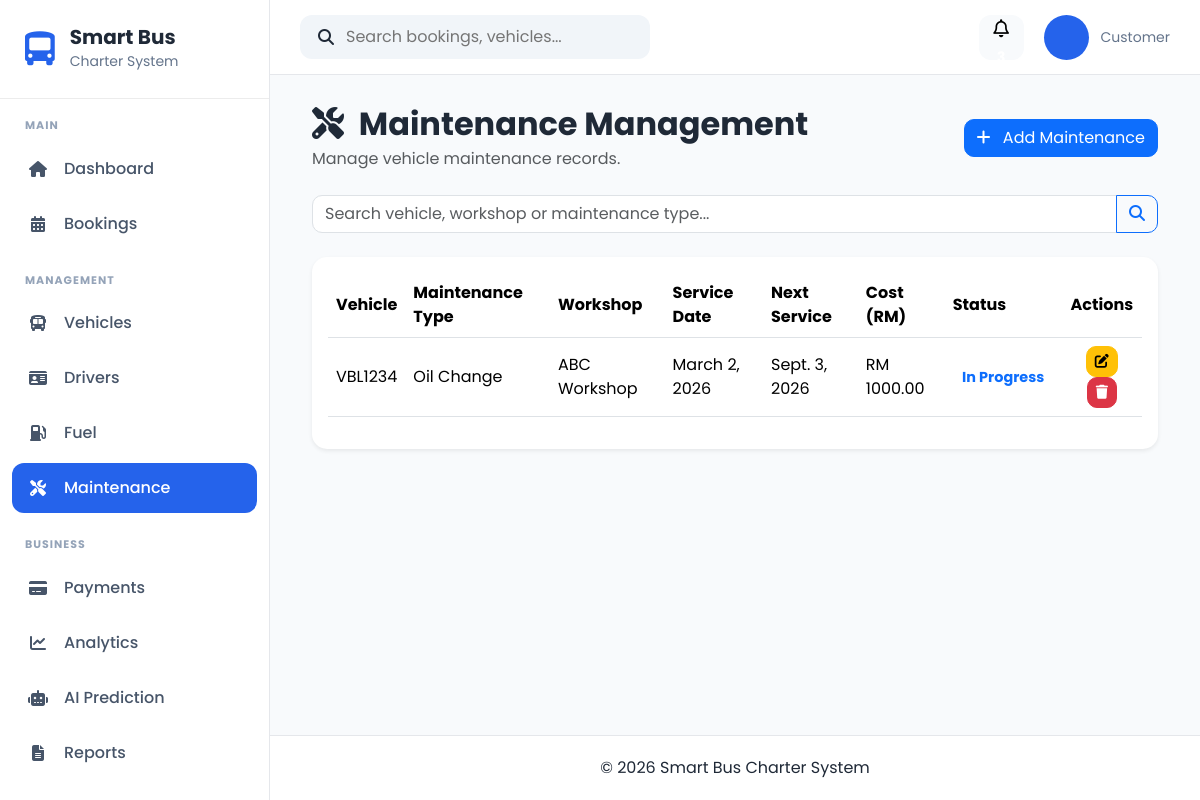
The page /maintenance/ on the database as committed earlier.
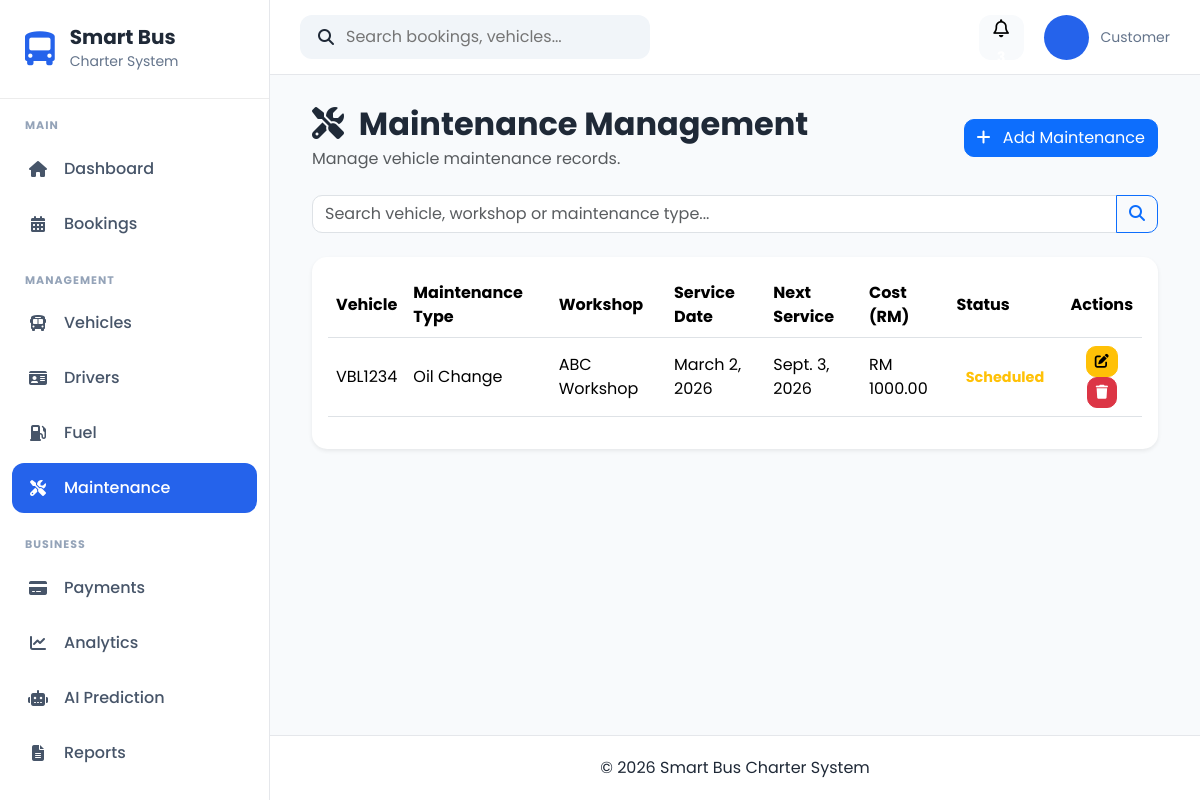
The same page on the database as committed later.
### apps/maintenance/models.py (models this page shows, shortened)
class Maintenance(models.Model):
    MAINTENANCE_TYPE_CHOICES = [
        ("Oil Change", "Oil Change"),
        ("Engine Service", "Engine Service"),
        ("Brake Service", "Brake Service"),
        ("Tyre Replacement", "Tyre Replacement"),
        ("Air Conditioning", "Air Conditioning"),
        ("Battery Replacement", "Battery Replacement"),
        ("General Inspection", "General Inspection"),
        ("Other", "Other"),
    ]
    STATUS_CHOICES = [
        ("Scheduled", "Scheduled"),
        ("In Progress", "In Progress"),
        ("Completed", "Completed"),
        ("Cancelled", "Cancelled"),
    ]
    vehicle = models.ForeignKey(
        Vehicle,
        on_delete=models.CASCADE,
        related_name="maintenance_records",
    )
    maintenance_type = models.CharField(
        max_length=50,
        choices=MAINTENANCE_TYPE_CHOICES,
    )
    workshop = models.CharField(
        max_length=150,
    )
    service_date = models.DateField()
    next_service_date = models.DateField(
        blank=True,
        null=True,
    )
    mileage = models.PositiveIntegerField(
        help_text="Vehicle mileage (km)"
    )
    cost = models.DecimalField(
        max_digits=10,
        decimal_places=2,
    )
    status = models.CharField(
        max_length=20,
        choices=STATUS_CHOICES,
        default="Scheduled",
    )
    remarks = models.TextField(
        blank=True,
    )
    created_at = models.DateTimeField(
        default=timezone.now,
    )
    updated_at = models.DateTimeField(
        auto_now=True,
    )
    class Meta:
        ordering = ["-service_date", "-created_at"]

### apps/vehicles/models.py (models this page shows, shortened)
class Vehicle(models.Model):
    STATUS_CHOICES = [
        ("Available", "Available"),
        ("Booked", "Booked"),
        ("Maintenance", "Maintenance"),
        ("Inactive", "Inactive"),
    ]
    BUS_TYPE_CHOICES = [
        ("Mini Bus", "Mini Bus"),
        ("Standard Bus", "Standard Bus"),
        ("VIP Coach", "VIP Coach"),
    ]
    registration_number = models.CharField(
        max_length=20,
        unique=True
    )
    vehicle_name = models.CharField(
        max_length=100
    )
    bus_type = models.CharField(
        max_length=30,
        choices=BUS_TYPE_CHOICES
    )
    seat_capacity = models.PositiveIntegerField()
    manufacture_year = models.PositiveIntegerField()
    insurance_expiry = models.DateField()
    road_tax_expiry = models.DateField()
    status = models.CharField(
        max_length=20,
        choices=STATUS_CHOICES,
        default="Available"
    )
    image = models.ImageField(
        upload_to="vehicles/",
        blank=True,
        null=True
    )
    created_at = models.DateTimeField(auto_now_add=True)
    updated_at = models.DateTimeField(auto_now=True)

### apps/maintenance/views.py (the view, shortened to what this page needs)
def maintenance_list(request):
    search = request.GET.get("search", "")
    maintenances = Maintenance.objects.select_related(
        "vehicle"
    ).order_by("-service_date")
    paginator = Paginator(maintenances, 10)
    page_number = request.GET.get("page")
    page_obj = paginator.get_page(page_number)
    context = {
        "page_obj": page_obj,
        "maintenances": page_obj,
        "search": search,
        "is_paginated": page_obj.has_other_pages(),
    }
    return render(
        request,
        "maintenance/maintenance_list.html",
        context,
    )

### templates/maintenance/maintenance_list.html (shortened to what this page needs)
{% extends "crud/base_list.html" %}
{% block header_title %}
<i class="fas fa-tools me-2"></i>
Maintenance Management
{% endblock %}
{% block header_subtitle %}
Manage vehicle maintenance records.
{% endblock %}
{% block add_button %}
<a href="{% url 'maintenance:maintenance_create' %}" class="btn btn-primary">
    <i class="fas fa-plus me-2"></i>
    Add Maintenance
</a>
{% endblock %}
{% block search %}
<form method="GET" class="mb-4">
    <div class="input-group">
        <input
            type="text"
            name="search"
            class="form-control"
            placeholder="Search vehicle, workshop or maintenance type..."
            value="{{ search }}">
        <button class="btn btn-outline-primary" type="submit">
            <i class="fas fa-search"></i>
        </button>
    </div>
</form>
{% endblock %}
{% block table %}
<table class="table table-hover align-middle">
    <thead>
        <tr>
            <th>Vehicle</th>
            <th>Maintenance Type</th>
            <th>Workshop</th>
            <th>Service Date</th>
            <th>Next Service</th>
            <th>Cost (RM)</th>
            <th>Status</th>
            <th class="text-center">Actions</th>
        </tr>
    </thead>
    <tbody>
    {% for maintenance in maintenances %}
        <tr>
            <td>{{ maintenance.vehicle.registration_number }}</td>
            <td>{{ maintenance.maintenance_type }}</td>
            <td>{{ maintenance.workshop }}</td>
            <td>{{ maintenance.service_date }}</td>
            <td>
                {% if maintenance.next_service_date %}
                    {{ maintenance.next_service_date }}
                {% else %}
                    -
                {% endif %}
            </td>
            <td>RM {{ maintenance.cost }}</td>
            <td>
                {% if maintenance.status == "Scheduled" %}
                    <span class="badge text-warning">
                        {{ maintenance.status }}
                    </span>
                {% elif maintenance.status == "In Progress" %}
                    <span class="badge text-primary">
                        {{ maintenance.status }}
                    </span>
                {% elif maintenance.status == "Completed" %}
                    <span class="badge text-success">
                        {{ maintenance.status }}
                    </span>
                {% else %}
                    <span class="badge text-danger">
                        {{ maintenance.status }}
                    </span>
                {% endif %}
            </td>
            <td class="text-center">
                <a href="{% url 'maintenance:maintenance_update' maintenance.pk %}"
                   class="btn btn-warning btn-sm">
                    <i class="fas fa-edit"></i>
                </a>
                <a href="{% url 'maintenance:maintenance_delete' maintenance.pk %}"
                   class="btn btn-danger btn-sm">
                    <i class="fas fa-trash"></i>
                </a>
            </td>
        </tr>
    {% endfor %}
    </tbody>
</table>
{% endblock %}

Rows that differ between the two databases and show on the page:
changed Maintenance "Oil Change": status "In Progress" → "Scheduled"
